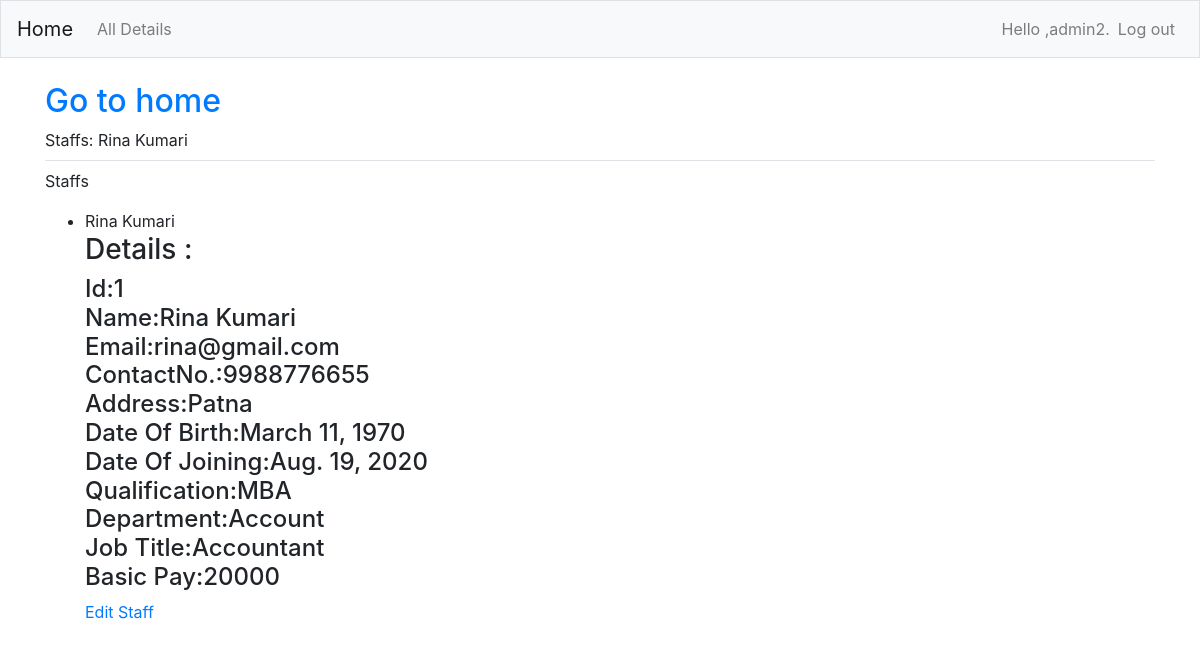
Screenshot of /topic/1/ (signed in) with the database file from the repository.
### case2/models.py (models this page shows)
class Topic(models.Model):
    name=models.CharField(max_length=200)
    date_added = models.DateTimeField(auto_now_add=True)
    owner = models.ForeignKey(User,on_delete=models.CASCADE)
    def __str__(self):
        return self.name

class Staff(models.Model):
    topic = models.ForeignKey(Topic,on_delete=models.CASCADE)
    id=models.AutoField(primary_key=True)
    name=models.CharField(max_length=200)
    email=models.EmailField(max_length=150)
    gender=models.CharField(max_length=100)
    address=models.TextField()
    contactno=models.IntegerField()
    DOJ=models.DateField()
    DOB=models.DateField()
    qualification=models.TextField(max_length=1000)
    department=models.CharField(max_length=100)
    jobtitle=models.CharField(max_length=100)
    basicpay=models.IntegerField()
    owner = models.ForeignKey(User,on_delete=models.CASCADE)
    class Meta:
        verbose_name_plural='Staffs'
    def __str__(self):
        return self.name

### case2/staff_views.py (the view)
# urls.py: path('topic/<int:topic_id>/',staff_views.topic,name='topic'),
@login_required
def topic(request,topic_id):
    topic= Topic.objects.get(id=topic_id)
    Staffs= Staff.objects.filter(id=topic_id)
    if topic.owner!= request.user:
        raise Http404
    context={'topic':topic,'Staffs':Staffs}
    return render(request,'staff_templates/topic.html',context)

### case2/templates/staff_templates/topic.html
{% extends 'staff_templates/base.html' %}
{% block page_header %}
    <h2><a href="{% url 'index' %}">Go to home</a></h2>
    Staffs: {{ topic }}
{% endblock page_header %}
{% block content %}
<p>
    Staffs
</p>
<p>
    <ul>
    {% if Staffs %}
    {% for staff in Staffs %}
    <li>{{staff}}
        <h3>Details : <br>
        </h3>
        <h4>
         Id:{{staff.id}}<br>
         Name:{{ staff.name }}<br>
         Email:{{ staff.email }}<br>
         ContactNo.:{{staff.contactno}}<br>
         Address:{{staff.address}}<br>
         Date Of Birth:{{staff.DOB}}<br>
         Date Of Joining:{{staff.DOJ}}<br>
         Qualification:{{staff.qualification}}<br>
         Department:{{staff.department}}<br>
         Job Title:{{staff.jobtitle}}<br>
         Basic Pay:{{staff.basicpay}}
         </h4>
    </li>
    <p>
        <a href="{% url 'edit_staff' staff.id %}">Edit Staff</a>
    </p>
    {% empty %}
    <li>no Details yet</li>
    {% endfor %}
    {% else %}
    <p>
        <li>Add the details in the link below</li>
        <a href="{% url 'add_staff' topic.id %}">Add Details</a>
    </p>
    {% endif %}
    </ul>
</p>
{% endblock content %}

### case2/templates/staff_templates/base.html (shortened to what this page needs)
{% load bootstrap4 %}
<!DOCTYPE html>
<html lang="en">
<head>
   {% bootstrap_css %}
</head>
<body>
   <nav class="navbar navbar-expand-md navbar-light bg-light mb-4 border">
      <a class="navbar-brand" href="{% url 'index' %}">Home</a>
      <div class="collapse navbar-collapse" id="navbarCollapse">
         <ul class="navbar-nav mr-auto">
            <li class="nav-item">
               <a class="nav-link" href="{% url 'one' %}">All Details</a></li>
         </ul>
         <ul class="navbar-nav ml-auto">
            {% if user.is_authenticated %}
            <li class="nav-item">
               <span class="navbar-text"> Hello ,{{user.username}}.</span>
            </li>
            <li class="nav-item">
               <a class="nav-link" href="{% url 'users:logout' %}?next=/logoutpage">Log out</a>
            </li>
            {% endif %}
         </ul>
         </div>
   </nav>
   <main role="main" class="container">
      <div class ='pb-2 mb-2 border-bottom'>
         {% block page_header %}{% endblock page_header %}
      </div>
      <div>
         {% block content %}{% endblock content %}
      </div>
   </main>
</body>
</html>

### rows the page displays
Topic: name "Rina Kumari"
Staff: name "Rina Kumari", id "1", email "rina@gmail.com", contactno "9988776655", address "Patna", DOB "March 11, 1970", DOJ "Aug. 19, 2020", qualification "MBA", department "Account", jobtitle "Accountant", basicpay "20000"

### other values shown
{{ user.username }} "admin2"
